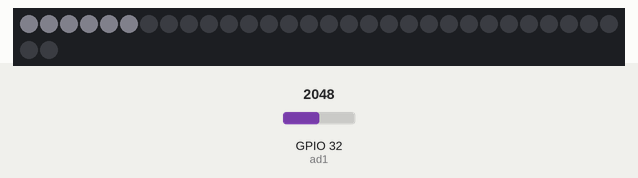
A program run on a simulated ESP32 board running MicroPython. Shown: 32 RGB LEDs in strip order, left to right, continuing on the next row. Inputs (shaded band) come from the test bench; at power-on: GPIO 32 (ad1) = 2048 (analog values on the 0–4095 scale). Dim RGB values are drawn brighter than linear; random numbers come from a fixed seed; threads take turns every 2 ms; library files of the repository ran but are not shown: ws2812.py.

Above: at 1.2 s.
1.3 s: GPIO 32 (ad1) set to 2866
At 2.6 s:
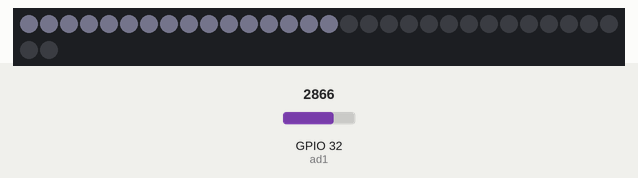
3.3 s: GPIO 32 (ad1) set to 2047
At 4.6 s:
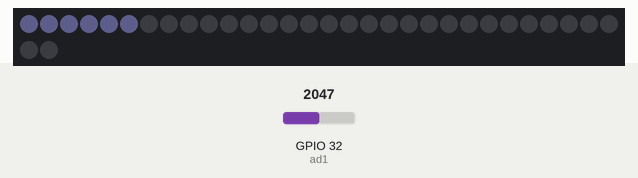
5.3 s: GPIO 32 (ad1) set to 1228
At 12.8 s:
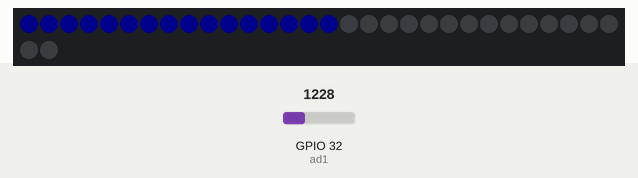
Timing chart, 0 to 14.3 s (numbered marks = the images above; inputs shaded):
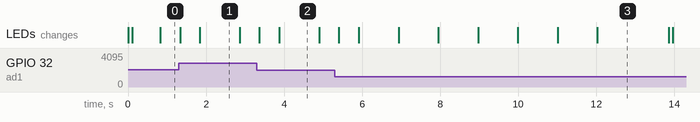

The program:

test2.py
```python
#声控拾音灯
import random
import time

from machine import SPI,Pin
from ws2812 import *
from machine import ADC,Pin

import time

import _thread

#亮度衰减
decay = 10
num = 16

spi = SPI(1)
spi.init(baudrate=3200000,mosi=Pin(23))

chain = WS2812(spi,led_count=num)

data=[
    (0,0,0)
] * num
chain.show(data)
color_val = [128,128,128]


ad1=ADC(Pin(32))
ad1.atten(ADC.ATTN_11DB)
ad1.width(ADC.WIDTH_12BIT)

color_num = num
# print(ad1.read()*3.3/4095)

#获取adc -》 color_num
def get_color_num():
    global ad1,num
    bias = 2110
    val = int(abs(ad1.read() - bias)/(200)*14 + 2)
    val = 0 if val<0 else val
    val = num if val>num else val
    return val

def write_color():
    #统一改变
    global chain,color_val,data,decay,num,color_num

    color = (color_val[0]//decay,color_val[1]//decay,color_val[2]//decay)
    black = (0,0,0)

    # color_num = get_color_num()
    # data.append((color_val[0]//decay,color_val[1]//decay,color_val[2]//decay))
    data = [color] * color_num + [black] * (num-color_num)

    chain.show(data)


def get_index():
    return [(int)(random.random()*3-0.5),(int)(random.random()*3-0.5),(int)(random.random()*3-0.5)]

def change_color(final_val):
    global color_val,color_num
    flag_list = [0,0,0]
    for ii in range(3):
        if final_val[ii]>color_val[ii]:
            flag_list[ii]=1
        elif final_val[ii]<color_val[ii]:
            flag_list[ii]=-1
        else:
            pass

    for ii in range(128):
        for jj in range(3):
            color_val[jj]+=flag_list[jj]
        #写入color_val
        write_color()
        # print(color_val)
        time.sleep_ms(100)


def cal_val():
    global color_val
    flag= True
    while flag:
        temp_index = get_index()
        if temp_index!=[1,1,1]:

            #0 up 1 down
            # final_val = copy.deepcopy(color_val)
            final_val = [color_val[0],color_val[1],color_val[2]]
            for ii in range(3):
                final_val[ii] = int(final_val[ii] + 128*(temp_index[ii]-1))
                final_val[ii] = final_val[ii] % 256
            if final_val!=[0,0,0] and final_val!=[255,255,255]:
                flag = False
    # print(temp_index)
    # print(final_val)
    change_color(final_val)


def main():
    while 1:
        cal_val()


#第二线程检测adc
def thread_num():
    global color_num
    while 1:
        color_num = get_color_num()
        time.sleep_ms(100)

_thread.start_new_thread(thread_num,())

main()
```
